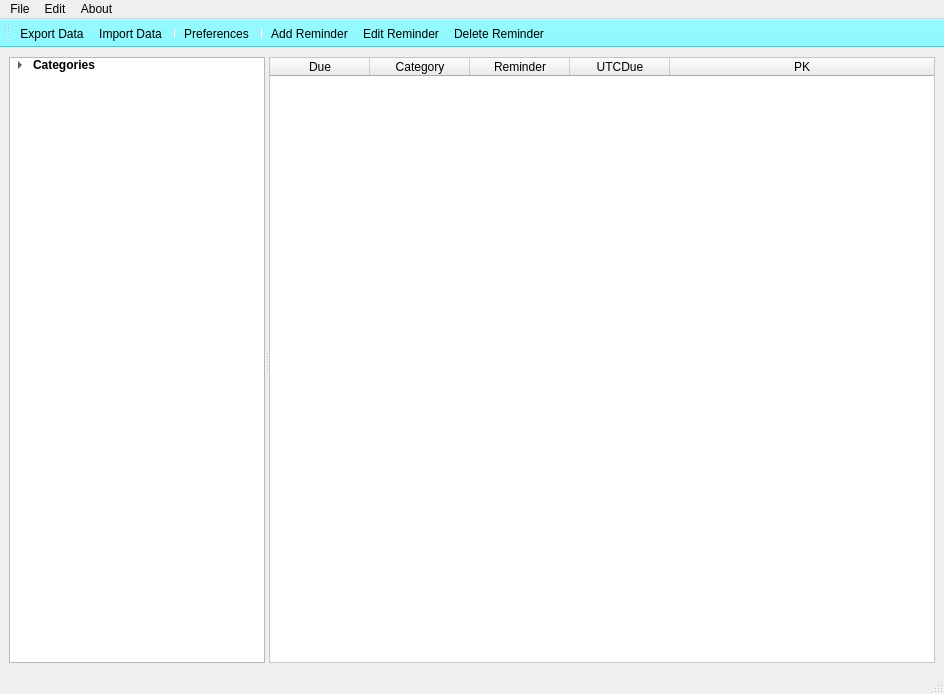
<?xml version="1.0" encoding="UTF-8"?>
<ui version="4.0">
 <class>mainWindow</class>
 <widget class="QMainWindow" name="mainWindow">
  <property name="geometry">
   <rect>
    <x>0</x>
    <y>0</y>
    <width>944</width>
    <height>694</height>
   </rect>
  </property>
  <property name="windowTitle">
   <string>QTierna</string>
  </property>
  <property name="windowIcon">
   <iconset resource="../icons.qrc">
    <normaloff>:/icons/icons/alarm-clock.png</normaloff>:/icons/icons/alarm-clock.png</iconset>
  </property>
  <property name="windowOpacity">
   <double>0.990000000000000</double>
  </property>
  <widget class="QWidget" name="centralwidget">
   <layout class="QGridLayout" name="gridLayout">
    <item row="0" column="0">
     <widget class="QSplitter" name="splitter">
      <property name="orientation">
       <enum>Qt::Horizontal</enum>
      </property>
      <property name="childrenCollapsible">
       <bool>false</bool>
      </property>
      <widget class="QTreeWidget" name="mainTreeWidget">
       <property name="sizePolicy">
        <sizepolicy hsizetype="MinimumExpanding" vsizetype="Expanding">
         <horstretch>0</horstretch>
         <verstretch>0</verstretch>
        </sizepolicy>
       </property>
       <property name="minimumSize">
        <size>
         <width>200</width>
         <height>0</height>
        </size>
       </property>
       <property name="statusTip">
        <string>Filter by category</string>
       </property>
       <property name="headerHidden">
        <bool>true</bool>
       </property>
       <attribute name="headerStretchLastSection">
        <bool>true</bool>
       </attribute>
       <column>
        <property name="text">
         <string>category</string>
        </property>
        <property name="font">
         <font>
          <weight>75</weight>
          <bold>true</bold>
         </font>
        </property>
       </column>
       <item>
        <property name="text">
         <string>Categories</string>
        </property>
        <property name="font">
         <font>
          <weight>75</weight>
          <bold>true</bold>
         </font>
        </property>
        <item>
         <property name="text">
          <string>All</string>
         </property>
         <property name="font">
          <font>
           <weight>75</weight>
           <bold>true</bold>
          </font>
         </property>
        </item>
        <item>
         <property name="text">
          <string>Complete</string>
         </property>
         <property name="font">
          <font>
           <weight>75</weight>
           <bold>true</bold>
          </font>
         </property>
        </item>
        <item>
         <property name="text">
          <string>Uncategorized</string>
         </property>
         <property name="font">
          <font>
           <weight>75</weight>
           <bold>true</bold>
          </font>
         </property>
        </item>
       </item>
      </widget>
      <widget class="QTableWidget" name="mainTableWidget">
       <property name="sizePolicy">
        <sizepolicy hsizetype="Expanding" vsizetype="Expanding">
         <horstretch>1</horstretch>
         <verstretch>0</verstretch>
        </sizepolicy>
       </property>
       <property name="minimumSize">
        <size>
         <width>500</width>
         <height>500</height>
        </size>
       </property>
       <property name="styleSheet">
        <string notr="true">QTableWidget{
	background-color: #FFF;
	alternate-background-color: rgb(140, 250, 255);
}

QTableWidget[complete=true]{
	background-color: #FFF;
	alternate-background-color: rgb(115, 235, 174, 127);
}

QToolTip {

color: #000000; 
border-radius: 5px;
max-width: 300px; 
background-color: rgb(140, 250, 255); 
border: 1px solid white; 

}
</string>
       </property>
       <property name="horizontalScrollBarPolicy">
        <enum>Qt::ScrollBarAlwaysOff</enum>
       </property>
       <property name="alternatingRowColors">
        <bool>true</bool>
       </property>
       <property name="selectionMode">
        <enum>QAbstractItemView::MultiSelection</enum>
       </property>
       <property name="selectionBehavior">
        <enum>QAbstractItemView::SelectRows</enum>
       </property>
       <attribute name="horizontalHeaderStretchLastSection">
        <bool>true</bool>
       </attribute>
       <attribute name="verticalHeaderStretchLastSection">
        <bool>false</bool>
       </attribute>
       <column>
        <property name="text">
         <string>Due</string>
        </property>
       </column>
       <column>
        <property name="text">
         <string>Category</string>
        </property>
       </column>
       <column>
        <property name="text">
         <string>Reminder</string>
        </property>
       </column>
       <column>
        <property name="text">
         <string>UTCDue</string>
        </property>
       </column>
       <column>
        <property name="text">
         <string>PK</string>
        </property>
       </column>
      </widget>
     </widget>
    </item>
   </layout>
  </widget>
  <widget class="QMenuBar" name="mainMenubar">
   <property name="geometry">
    <rect>
     <x>0</x>
     <y>0</y>
     <width>944</width>
     <height>25</height>
    </rect>
   </property>
   <widget class="QMenu" name="menuFile">
    <property name="title">
     <string>File</string>
    </property>
    <addaction name="actionImport_Data"/>
    <addaction name="actionExport_Data"/>
    <addaction name="separator"/>
    <addaction name="actionExit_2"/>
   </widget>
   <widget class="QMenu" name="menuAbout">
    <property name="title">
     <string>About</string>
    </property>
    <addaction name="actionHelp"/>
    <addaction name="separator"/>
    <addaction name="actionAbout"/>
   </widget>
   <widget class="QMenu" name="menuReminder">
    <property name="title">
     <string>Edit</string>
    </property>
    <addaction name="actionAdd_Reminder"/>
    <addaction name="actionEdit_Reminder"/>
    <addaction name="actionRemove_Reminder"/>
    <addaction name="separator"/>
    <addaction name="separator"/>
    <addaction name="actionPreferences"/>
   </widget>
   <addaction name="menuFile"/>
   <addaction name="menuReminder"/>
   <addaction name="menuAbout"/>
  </widget>
  <widget class="QToolBar" name="toolBar">
   <property name="windowTitle">
    <string>toolBar</string>
   </property>
   <property name="toolTip">
    <string>Edit Reminder</string>
   </property>
   <property name="styleSheet">
    <string notr="true">QToolBar{
    background-color: rgb(140, 250, 255);
     float: right;
}

QToolButton:hover{
   border: 1px solid white;
   background-color:rgb(140, 250, 255);
}</string>
   </property>
   <property name="iconSize">
    <size>
     <width>32</width>
     <height>32</height>
    </size>
   </property>
   <property name="toolButtonStyle">
    <enum>Qt::ToolButtonIconOnly</enum>
   </property>
   <attribute name="toolBarArea">
    <enum>TopToolBarArea</enum>
   </attribute>
   <attribute name="toolBarBreak">
    <bool>false</bool>
   </attribute>
   <addaction name="actionExport_Data"/>
   <addaction name="actionImport_Data"/>
   <addaction name="separator"/>
   <addaction name="actionPreferences"/>
   <addaction name="separator"/>
   <addaction name="actionAdd_Reminder"/>
   <addaction name="actionEdit_Reminder"/>
   <addaction name="actionRemove_Reminder"/>
  </widget>
  <widget class="QStatusBar" name="statusBar"/>
  <action name="actionImport_Data">
   <property name="icon">
    <iconset resource="../icons.qrc">
     <normaloff>:/icons/icons/import_white.png</normaloff>:/icons/icons/import_white.png</iconset>
   </property>
   <property name="text">
    <string>Import Data</string>
   </property>
   <property name="statusTip">
    <string>Import Reminders</string>
   </property>
   <property name="shortcut">
    <string>Ctrl+I</string>
   </property>
  </action>
  <action name="actionExport_Data">
   <property name="icon">
    <iconset resource="../icons.qrc">
     <normaloff>:/icons/icons/export_white.png</normaloff>:/icons/icons/export_white.png</iconset>
   </property>
   <property name="text">
    <string>Export Data</string>
   </property>
   <property name="statusTip">
    <string>Export Reminders</string>
   </property>
   <property name="shortcut">
    <string>Ctrl+E</string>
   </property>
  </action>
  <action name="actionExit">
   <property name="text">
    <string>Exit</string>
   </property>
  </action>
  <action name="actionExit_2">
   <property name="text">
    <string>Exit</string>
   </property>
  </action>
  <action name="actionAdd_Reminder">
   <property name="icon">
    <iconset resource="../icons.qrc">
     <normaloff>:/icons/icons/circle-add_white.png</normaloff>:/icons/icons/circle-add_white.png</iconset>
   </property>
   <property name="text">
    <string>Add Reminder</string>
   </property>
   <property name="statusTip">
    <string>Add Reminder</string>
   </property>
   <property name="shortcut">
    <string>Ctrl+A</string>
   </property>
  </action>
  <action name="actionRemove_Reminder">
   <property name="icon">
    <iconset resource="../icons.qrc">
     <normaloff>:/icons/icons/trash_white.png</normaloff>:/icons/icons/trash_white.png</iconset>
   </property>
   <property name="text">
    <string>Delete Reminder</string>
   </property>
   <property name="statusTip">
    <string>Delete selected reminders</string>
   </property>
   <property name="shortcut">
    <string>Ctrl+D</string>
   </property>
  </action>
  <action name="actionHelp">
   <property name="text">
    <string>Help</string>
   </property>
  </action>
  <action name="actionAbout">
   <property name="text">
    <string>About</string>
   </property>
  </action>
  <action name="actionPreferences">
   <property name="icon">
    <iconset resource="../icons.qrc">
     <normaloff>:/icons/icons/settings_white.png</normaloff>:/icons/icons/settings_white.png</iconset>
   </property>
   <property name="text">
    <string>Preferences</string>
   </property>
   <property name="statusTip">
    <string>Configure settings</string>
   </property>
  </action>
  <action name="actionEdit_Reminder">
   <property name="icon">
    <iconset resource="../icons.qrc">
     <normaloff>:/icons/icons/edit_white.png</normaloff>:/icons/icons/edit_white.png</iconset>
   </property>
   <property name="text">
    <string>Edit Reminder</string>
   </property>
   <property name="statusTip">
    <string>Edit selected reminder</string>
   </property>
   <property name="shortcut">
    <string>Ctrl+E</string>
   </property>
  </action>
 </widget>
 <resources>
  <include location="../icons.qrc"/>
 </resources>
 <connections/>
</ui>
